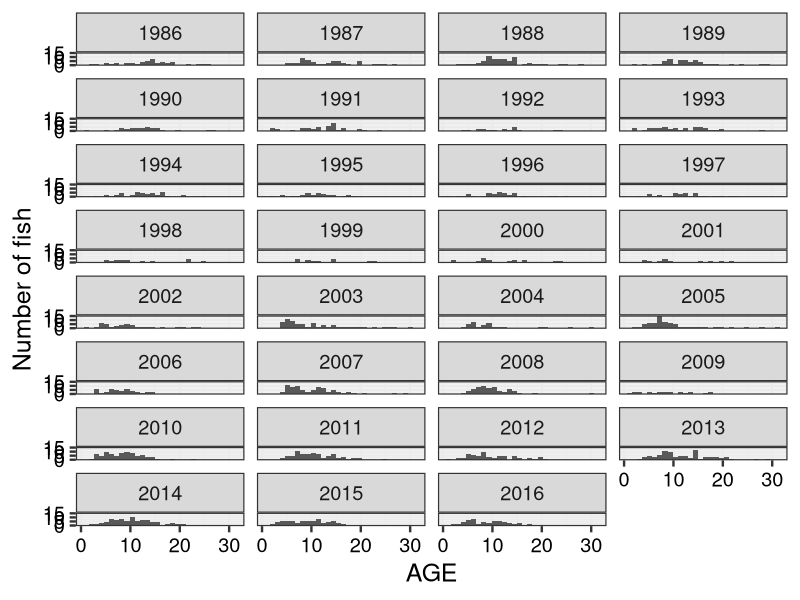
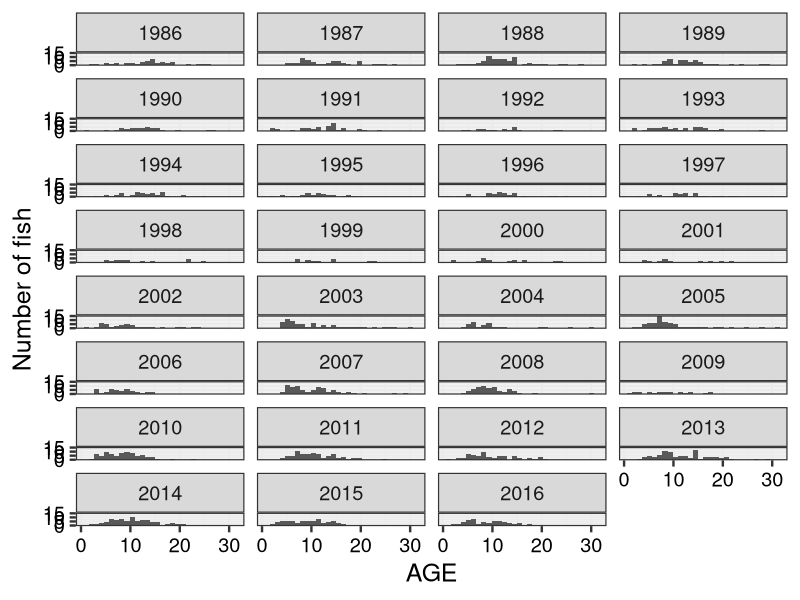

These charts were generated, in order, by the following R code:
library(tidyverse)
library(cowplot)

# read in L373 lake trout data 1986-2016
l373 <- read.csv("data/373_LT_DB_2016.csv") %>% 
  mutate(DATE_CATCH = as.POSIXct(DATE_CATCH, format="%m/%d/%Y")) %>%
  mutate(DATE_CATCH = as.Date(DATE_CATCH)) %>%
  mutate(Year = year(DATE_CATCH), Month = month(DATE_CATCH), taxon = as.character(taxon)) %>%
  filter(taxon == "F081") %>% # keep only lake trout
  filter(!Month < 7) %>% # remove spring data
  filter(!Year == 1982) %>% # remove 1982 data - small sample and was exploratory gill netting
  mutate(Ws = 10^(-5.681 + 3.2462*(log10(TOTAL_LENGTH)))) %>% # calculates standard weight for each fish based on its FL
  mutate(rW = WEIGHT/Ws*100) # calculates relative weight for each fish

# plot histogram of ages
l373 %>%
  group_by(Year) %>%
  ggplot(aes(x = AGE, group = Year)) +
  geom_histogram() +
  theme_bw(base_size=18) +
  ylab("Number of fish") +
  theme(axis.text.x = element_text(colour = 'black'),
        axis.text.y = element_text(colour = 'black')) +
  facet_wrap(~Year, ncol = 4)

# save plot
ggsave("figs/fig_s1_l373_age_dist.tiff", width=12, height=17, units="in", dpi=500)
